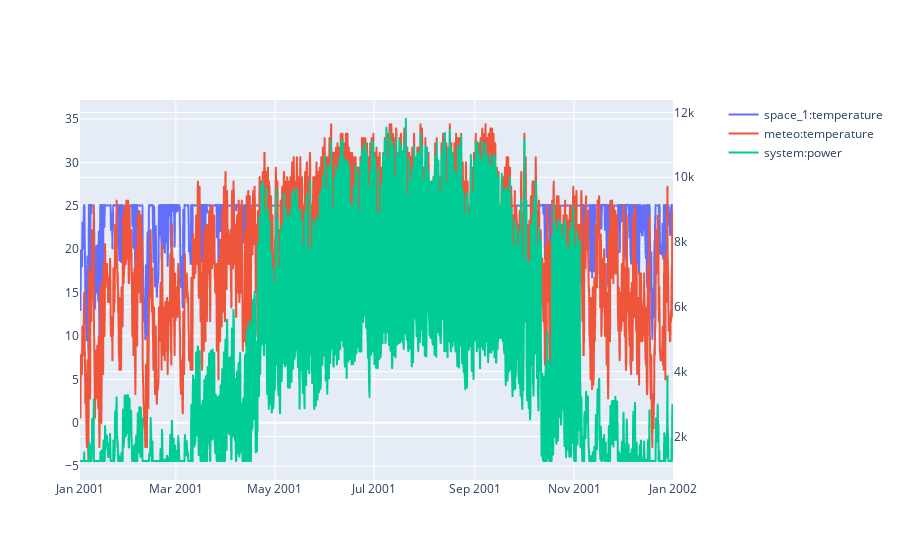

Notebook code cell kept with this figure:
### Code cell
variables = [pro.component("space_1").variable("temperature"),
             pro.component("meteo").variable("temperature"),
             pro.component("system").variable("power"),
             
             ]
sim.plot(pro.dates(),variables,axis=[1,1,2])

### Figure 1 — Plotly figure (JSON) as saved in the notebook; plotly's stock layout.template omitted (floating-point values rounded to 4 significant figures; data arrays with more than 128 entries replaced by an {"elided": "..."} marker saying what was removed)
{"data": [{"hovertemplate": "date=%{x}<br>space_1:temperature=%{y}<extra></extra>", "legendgroup": "", "line": {"dash": "solid"}, "marker": {"symbol": "circle"}, "mode": "lines", "name": "space_1:temperature", "showlegend": true, "type": "scattergl", "x": {"elided": "8760 str values"}, "xaxis": "x", "y": {"elided": "8760 float values"}, "yaxis": "y"}, {"hovertemplate": "date=%{x}<br>meteo:temperature=%{y}<extra></extra>", "legendgroup": "", "line": {"dash": "solid"}, "marker": {"symbol": "circle"}, "mode": "lines", "name": "meteo:temperature", "showlegend": true, "type": "scattergl", "x": {"elided": "8760 str values"}, "xaxis": "x", "y": {"elided": "8760 float values"}, "yaxis": "y"}, {"hovertemplate": "date=%{x}<br>system:power=%{y}<extra></extra>", "legendgroup": "", "line": {"dash": "solid"}, "marker": {"symbol": "circle"}, "mode": "lines", "name": "system:power", "showlegend": true, "type": "scattergl", "x": {"elided": "8760 str values"}, "xaxis": "x", "y": {"elided": "8760 float values"}, "yaxis": "y2"}], "layout": {"xaxis": {"anchor": "y", "domain": [0, 0.94]}, "yaxis": {"anchor": "x", "domain": [0, 1]}, "yaxis2": {"anchor": "x", "overlaying": "y", "side": "right"}}}
